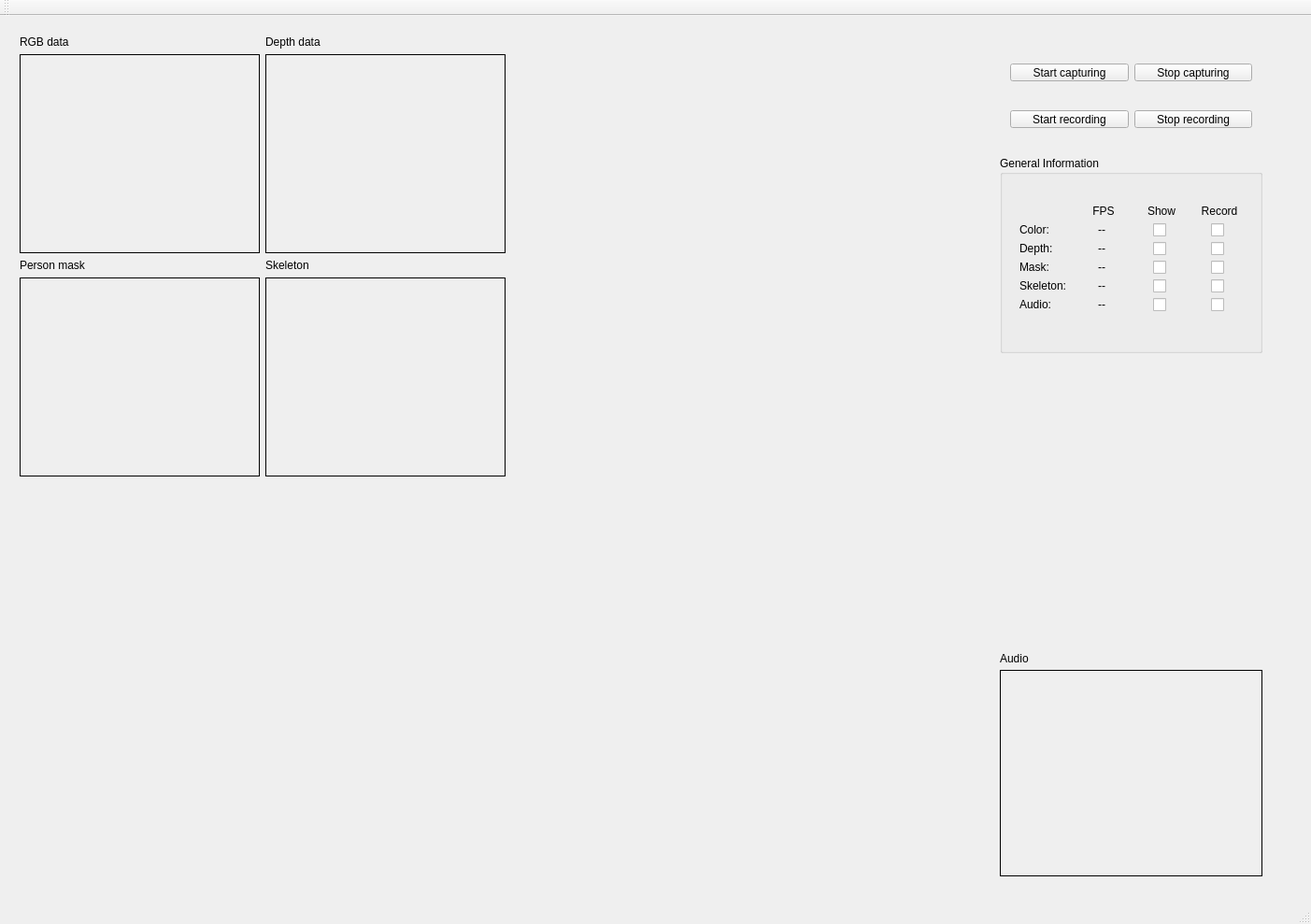
<?xml version="1.0" encoding="UTF-8"?>
<ui version="4.0">
 <class>KinectGUIClass</class>
 <widget class="QMainWindow" name="KinectGUIClass">
  <property name="geometry">
   <rect>
    <x>0</x>
    <y>0</y>
    <width>1403</width>
    <height>989</height>
   </rect>
  </property>
  <property name="windowTitle">
   <string>KinectGUI</string>
  </property>
  <widget class="QWidget" name="centralWidget">
   <widget class="QWidget" name="layoutWidget">
    <property name="geometry">
     <rect>
      <x>1070</x>
      <y>90</y>
      <width>281</width>
      <height>41</height>
     </rect>
    </property>
    <layout class="QHBoxLayout" name="horizontalLayout_2">
     <item>
      <widget class="QPushButton" name="startRecordButton">
       <property name="text">
        <string>Start recording</string>
       </property>
      </widget>
     </item>
     <item>
      <widget class="QPushButton" name="stopRecordButton">
       <property name="text">
        <string>Stop recording</string>
       </property>
      </widget>
     </item>
    </layout>
   </widget>
   <widget class="QWidget" name="layoutWidget">
    <property name="geometry">
     <rect>
      <x>10</x>
      <y>10</y>
      <width>527</width>
      <height>485</height>
     </rect>
    </property>
    <layout class="QGridLayout" name="gridLayout">
     <property name="sizeConstraint">
      <enum>QLayout::SetMinimumSize</enum>
     </property>
     <item row="0" column="0">
      <layout class="QVBoxLayout" name="verticalLayout">
       <item>
        <widget class="QLabel" name="label">
         <property name="text">
          <string>RGB data</string>
         </property>
        </widget>
       </item>
       <item>
        <widget class="QFrame" name="RGBframe">
         <property name="sizePolicy">
          <sizepolicy hsizetype="Expanding" vsizetype="Expanding">
           <horstretch>0</horstretch>
           <verstretch>0</verstretch>
          </sizepolicy>
         </property>
         <property name="minimumSize">
          <size>
           <width>257</width>
           <height>213</height>
          </size>
         </property>
         <property name="maximumSize">
          <size>
           <width>514</width>
           <height>426</height>
          </size>
         </property>
         <property name="autoFillBackground">
          <bool>true</bool>
         </property>
         <property name="frameShape">
          <enum>QFrame::Box</enum>
         </property>
         <property name="frameShadow">
          <enum>QFrame::Plain</enum>
         </property>
        </widget>
       </item>
      </layout>
     </item>
     <item row="0" column="1">
      <layout class="QVBoxLayout" name="verticalLayout_2">
       <item>
        <widget class="QLabel" name="label_2">
         <property name="text">
          <string>Depth data</string>
         </property>
        </widget>
       </item>
       <item>
        <widget class="QFrame" name="depthFrame">
         <property name="sizePolicy">
          <sizepolicy hsizetype="Expanding" vsizetype="Expanding">
           <horstretch>0</horstretch>
           <verstretch>0</verstretch>
          </sizepolicy>
         </property>
         <property name="minimumSize">
          <size>
           <width>257</width>
           <height>213</height>
          </size>
         </property>
         <property name="maximumSize">
          <size>
           <width>514</width>
           <height>426</height>
          </size>
         </property>
         <property name="autoFillBackground">
          <bool>true</bool>
         </property>
         <property name="frameShape">
          <enum>QFrame::Box</enum>
         </property>
         <property name="frameShadow">
          <enum>QFrame::Plain</enum>
         </property>
        </widget>
       </item>
      </layout>
     </item>
     <item row="1" column="0">
      <layout class="QVBoxLayout" name="verticalLayout_3">
       <item>
        <widget class="QLabel" name="label_3">
         <property name="text">
          <string>Person mask</string>
         </property>
        </widget>
       </item>
       <item>
        <widget class="QFrame" name="maskFrame">
         <property name="sizePolicy">
          <sizepolicy hsizetype="Expanding" vsizetype="Expanding">
           <horstretch>0</horstretch>
           <verstretch>0</verstretch>
          </sizepolicy>
         </property>
         <property name="minimumSize">
          <size>
           <width>257</width>
           <height>213</height>
          </size>
         </property>
         <property name="maximumSize">
          <size>
           <width>514</width>
           <height>426</height>
          </size>
         </property>
         <property name="autoFillBackground">
          <bool>true</bool>
         </property>
         <property name="frameShape">
          <enum>QFrame::Box</enum>
         </property>
         <property name="frameShadow">
          <enum>QFrame::Plain</enum>
         </property>
        </widget>
       </item>
      </layout>
     </item>
     <item row="1" column="1">
      <layout class="QVBoxLayout" name="verticalLayout_4">
       <item>
        <widget class="QLabel" name="label_4">
         <property name="text">
          <string>Skeleton</string>
         </property>
        </widget>
       </item>
       <item>
        <widget class="QFrame" name="skeletonFrame">
         <property name="sizePolicy">
          <sizepolicy hsizetype="Expanding" vsizetype="Expanding">
           <horstretch>0</horstretch>
           <verstretch>0</verstretch>
          </sizepolicy>
         </property>
         <property name="minimumSize">
          <size>
           <width>257</width>
           <height>213</height>
          </size>
         </property>
         <property name="maximumSize">
          <size>
           <width>514</width>
           <height>426</height>
          </size>
         </property>
         <property name="autoFillBackground">
          <bool>true</bool>
         </property>
         <property name="frameShape">
          <enum>QFrame::Box</enum>
         </property>
         <property name="frameShadow">
          <enum>QFrame::Plain</enum>
         </property>
        </widget>
       </item>
      </layout>
     </item>
    </layout>
   </widget>
   <widget class="QWidget" name="layoutWidget">
    <property name="geometry">
     <rect>
      <x>1070</x>
      <y>40</y>
      <width>281</width>
      <height>41</height>
     </rect>
    </property>
    <layout class="QHBoxLayout" name="horizontalLayout">
     <item>
      <widget class="QPushButton" name="startCaptureButton">
       <property name="text">
        <string>Start capturing</string>
       </property>
      </widget>
     </item>
     <item>
      <widget class="QPushButton" name="stopCaptureButton">
       <property name="text">
        <string>Stop capturing</string>
       </property>
      </widget>
     </item>
    </layout>
   </widget>
   <widget class="QGroupBox" name="groupBox">
    <property name="geometry">
     <rect>
      <x>1070</x>
      <y>150</y>
      <width>281</width>
      <height>211</height>
     </rect>
    </property>
    <property name="title">
     <string>General Information</string>
    </property>
    <widget class="QWidget" name="layoutWidget">
     <property name="geometry">
      <rect>
       <x>10</x>
       <y>40</y>
       <width>263</width>
       <height>137</height>
      </rect>
     </property>
     <layout class="QGridLayout" name="gridLayout_2">
      <item row="0" column="0">
       <spacer name="horizontalSpacer">
        <property name="orientation">
         <enum>Qt::Horizontal</enum>
        </property>
        <property name="sizeHint" stdset="0">
         <size>
          <width>60</width>
          <height>20</height>
         </size>
        </property>
       </spacer>
      </item>
      <item row="0" column="3">
       <widget class="QLabel" name="recordLabel">
        <property name="sizePolicy">
         <sizepolicy hsizetype="Minimum" vsizetype="Preferred">
          <horstretch>0</horstretch>
          <verstretch>0</verstretch>
         </sizepolicy>
        </property>
        <property name="minimumSize">
         <size>
          <width>60</width>
          <height>0</height>
         </size>
        </property>
        <property name="text">
         <string>Record</string>
        </property>
        <property name="alignment">
         <set>Qt::AlignCenter</set>
        </property>
       </widget>
      </item>
      <item row="1" column="0">
       <widget class="QLabel" name="colorLabel">
        <property name="text">
         <string>Color:</string>
        </property>
       </widget>
      </item>
      <item row="2" column="0">
       <widget class="QLabel" name="depthLabel">
        <property name="text">
         <string>Depth: </string>
        </property>
       </widget>
      </item>
      <item row="2" column="1">
       <widget class="QLabel" name="depthFps">
        <property name="sizePolicy">
         <sizepolicy hsizetype="Minimum" vsizetype="Preferred">
          <horstretch>0</horstretch>
          <verstretch>0</verstretch>
         </sizepolicy>
        </property>
        <property name="text">
         <string>--</string>
        </property>
        <property name="alignment">
         <set>Qt::AlignCenter</set>
        </property>
       </widget>
      </item>
      <item row="2" column="2" alignment="Qt::AlignHCenter">
       <widget class="QCheckBox" name="depthShowCheck">
        <property name="text">
         <string/>
        </property>
       </widget>
      </item>
      <item row="2" column="3" alignment="Qt::AlignHCenter">
       <widget class="QCheckBox" name="depthRecordCheck">
        <property name="text">
         <string/>
        </property>
       </widget>
      </item>
      <item row="3" column="0">
       <widget class="QLabel" name="maskLabel">
        <property name="text">
         <string>Mask: </string>
        </property>
       </widget>
      </item>
      <item row="3" column="1">
       <widget class="QLabel" name="maskFps">
        <property name="text">
         <string>--</string>
        </property>
        <property name="alignment">
         <set>Qt::AlignCenter</set>
        </property>
       </widget>
      </item>
      <item row="1" column="1">
       <widget class="QLabel" name="colorFps">
        <property name="sizePolicy">
         <sizepolicy hsizetype="Minimum" vsizetype="Preferred">
          <horstretch>0</horstretch>
          <verstretch>0</verstretch>
         </sizepolicy>
        </property>
        <property name="text">
         <string>--</string>
        </property>
        <property name="alignment">
         <set>Qt::AlignCenter</set>
        </property>
       </widget>
      </item>
      <item row="1" column="2" alignment="Qt::AlignHCenter">
       <widget class="QCheckBox" name="colorShowCheck">
        <property name="minimumSize">
         <size>
          <width>0</width>
          <height>0</height>
         </size>
        </property>
        <property name="text">
         <string/>
        </property>
        <property name="tristate">
         <bool>false</bool>
        </property>
       </widget>
      </item>
      <item row="3" column="2" alignment="Qt::AlignHCenter">
       <widget class="QCheckBox" name="maskShowCheck">
        <property name="text">
         <string/>
        </property>
       </widget>
      </item>
      <item row="0" column="1">
       <widget class="QLabel" name="fpsLabel">
        <property name="sizePolicy">
         <sizepolicy hsizetype="Minimum" vsizetype="Preferred">
          <horstretch>0</horstretch>
          <verstretch>0</verstretch>
         </sizepolicy>
        </property>
        <property name="minimumSize">
         <size>
          <width>60</width>
          <height>0</height>
         </size>
        </property>
        <property name="text">
         <string>FPS</string>
        </property>
        <property name="alignment">
         <set>Qt::AlignCenter</set>
        </property>
       </widget>
      </item>
      <item row="0" column="2">
       <widget class="QLabel" name="showLabel">
        <property name="sizePolicy">
         <sizepolicy hsizetype="Minimum" vsizetype="Preferred">
          <horstretch>0</horstretch>
          <verstretch>0</verstretch>
         </sizepolicy>
        </property>
        <property name="minimumSize">
         <size>
          <width>60</width>
          <height>0</height>
         </size>
        </property>
        <property name="text">
         <string>Show</string>
        </property>
        <property name="alignment">
         <set>Qt::AlignCenter</set>
        </property>
       </widget>
      </item>
      <item row="5" column="2" alignment="Qt::AlignHCenter|Qt::AlignVCenter">
       <widget class="QCheckBox" name="audioShowCheck">
        <property name="text">
         <string/>
        </property>
       </widget>
      </item>
      <item row="5" column="3" alignment="Qt::AlignHCenter">
       <widget class="QCheckBox" name="audioRecordCheck">
        <property name="text">
         <string/>
        </property>
       </widget>
      </item>
      <item row="4" column="3" alignment="Qt::AlignHCenter">
       <widget class="QCheckBox" name="skeletonRecordCheck">
        <property name="text">
         <string/>
        </property>
       </widget>
      </item>
      <item row="3" column="3" alignment="Qt::AlignHCenter">
       <widget class="QCheckBox" name="maskRecordCheck">
        <property name="text">
         <string/>
        </property>
       </widget>
      </item>
      <item row="4" column="0">
       <widget class="QLabel" name="skeletonLabel">
        <property name="text">
         <string>Skeleton: </string>
        </property>
       </widget>
      </item>
      <item row="4" column="1">
       <widget class="QLabel" name="skeletonFps">
        <property name="text">
         <string>--</string>
        </property>
        <property name="alignment">
         <set>Qt::AlignCenter</set>
        </property>
       </widget>
      </item>
      <item row="5" column="0">
       <widget class="QLabel" name="audioLabel">
        <property name="text">
         <string>Audio: </string>
        </property>
       </widget>
      </item>
      <item row="5" column="1">
       <widget class="QLabel" name="audioBeam">
        <property name="text">
         <string>--</string>
        </property>
        <property name="alignment">
         <set>Qt::AlignCenter</set>
        </property>
       </widget>
      </item>
      <item row="4" column="2" alignment="Qt::AlignHCenter">
       <widget class="QCheckBox" name="skeletonShowCheck">
        <property name="text">
         <string/>
        </property>
       </widget>
      </item>
      <item row="1" column="3" alignment="Qt::AlignHCenter">
       <widget class="QCheckBox" name="colorRecordCheck">
        <property name="text">
         <string/>
        </property>
       </widget>
      </item>
     </layout>
    </widget>
   </widget>
   <widget class="QFrame" name="audioFrame">
    <property name="geometry">
     <rect>
      <x>1070</x>
      <y>700</y>
      <width>281</width>
      <height>221</height>
     </rect>
    </property>
    <property name="frameShape">
     <enum>QFrame::Box</enum>
    </property>
    <property name="frameShadow">
     <enum>QFrame::Plain</enum>
    </property>
   </widget>
   <widget class="QLabel" name="audioLabel_2">
    <property name="geometry">
     <rect>
      <x>1070</x>
      <y>680</y>
      <width>281</width>
      <height>16</height>
     </rect>
    </property>
    <property name="text">
     <string>Audio</string>
    </property>
   </widget>
  </widget>
  <widget class="QMenuBar" name="menuBar">
   <property name="geometry">
    <rect>
     <x>0</x>
     <y>0</y>
     <width>1403</width>
     <height>26</height>
    </rect>
   </property>
  </widget>
  <widget class="QStatusBar" name="statusBar"/>
  <widget class="QToolBar" name="mainToolBar">
   <attribute name="toolBarArea">
    <enum>TopToolBarArea</enum>
   </attribute>
   <attribute name="toolBarBreak">
    <bool>false</bool>
   </attribute>
  </widget>
 </widget>
 <layoutdefault spacing="6" margin="11"/>
 <resources>
  <include location="kinectgui.qrc"/>
 </resources>
 <connections/>
</ui>
